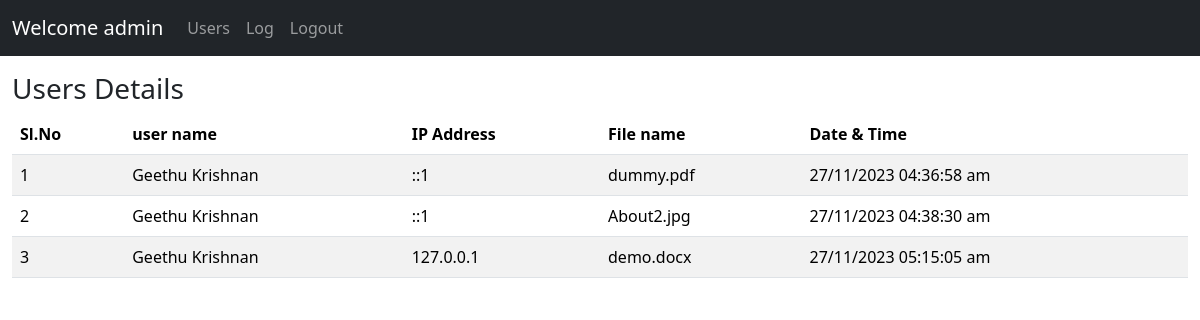
The app's page /log.php (signed in) with its own data.
### tables this page shows
CREATE TABLE IF NOT EXISTS `tbl_users` (
  `user_id` int NOT NULL AUTO_INCREMENT,
  `name` varchar(80) NOT NULL,
  `phone` varchar(80) NOT NULL,
  `email` varchar(80) NOT NULL,
  `user_name` varchar(80) NOT NULL,
  `user_password` varchar(250) NOT NULL,
  `user_type` int NOT NULL COMMENT '1-admin,2-user',
  `user_status` int NOT NULL DEFAULT '1',
  `created_at` datetime NOT NULL,
  `updated_at` datetime NOT NULL,
  PRIMARY KEY (`user_id`)
);

CREATE TABLE IF NOT EXISTS `tbl_log` (
  `log_id` int NOT NULL AUTO_INCREMENT,
  `log_user_id_fk` int NOT NULL,
  `log_ip_address` varchar(50) NOT NULL,
  `log_filename` varchar(100) NOT NULL,
  `log_time` timestamp NOT NULL,
  PRIMARY KEY (`log_id`)
);

### log.php (the view, shortened to what this page needs)
<?php
$conn=mysqli_connect('localhost','root','','file_upload_system');
    $users="select * from tbl_log left join tbl_users on(user_id=log_user_id_fk)";
    $resultuser = mysqli_query($conn,$users);
?>
<?php include('header.php');?>
<div class="container-fluid mt-3">
  <h3>Users Details</h3>
  <table class="table table-striped">
    <thead>
      <tr>
      <th>Sl.No</th>
        <th>user name</th>
        <th>IP Address</th>
        <th>File name</th>
        <th>Date & Time</th>
      </tr>
    </thead>
    <tbody>
    <?php $i=1; while($rowuser = mysqli_fetch_assoc($resultuser)) {  ?>
      <tr>
      <td><?php echo $i ?></td>
      <td><?php echo $rowuser['name']; ?></td>
      <td><?php echo $rowuser['log_ip_address']; ?></td>
      <td><?php echo $rowuser['log_filename']; ?></td>
        <td><?php echo date('d/m/Y h:i:s a',strtotime($rowuser['log_time'])) ?></td>
      </tr>
      <?php $i++; } ?>
    </tbody>
  </table>
</div>
<?php include('footer.php');?>

### header.php (shortened to what this page needs)
<?php
$conn=mysqli_connect('localhost','root','','file_upload_system');
$sql="select * from tbl_users where user_id='".$_SESSION['id']."'";
$result = mysqli_query($conn,$sql);
$row = mysqli_fetch_array($result, MYSQLI_ASSOC);
?>
<!DOCTYPE html>
<html lang="en">
<head>
  <link href="https://cdn.jsdelivr.net/npm/bootstrap@5.3.2/dist/css/bootstrap.min.css" rel="stylesheet">
</head>
<body>
<?php if($_SESSION['user_type']==1){ ?>
  <nav class="navbar navbar-expand-sm bg-dark navbar-dark">
  <div class="container-fluid">
    <a class="navbar-brand" href="dashboard.php">Welcome <?php echo $row['name']; ?></a>
    <div class="collapse navbar-collapse" id="collapsibleNavbar">
      <ul class="navbar-nav">
      <li class="nav-item">
          <a class="nav-link" href="users.php">Users</a>
        </li>
        <li class="nav-item">
          <a class="nav-link" href="log.php">Log</a>
        </li>
        <li class="nav-item">
          <a class="nav-link" href="logout.php">Logout</a>
        </li>
      </ul>
    </div>
  </div>
</nav>
  <?php } ?>

### footer.php (shortened to what this page needs)
</body>
</html>

### records on screen
tbl_users: name "admin"
tbl_log: tbl_users.name "Geethu Krishnan", log_ip_address "::1", log_filename "dummy.pdf", log_time "27/11/2023 04:36:58 am"
tbl_log: tbl_users.name "Geethu Krishnan", log_ip_address "::1", log_filename "About2.jpg", log_time "27/11/2023 04:38:30 am"
tbl_log: tbl_users.name "Geethu Krishnan", log_ip_address "127.0.0.1", log_filename "demo.docx", log_time "27/11/2023 05:15:05 am"
